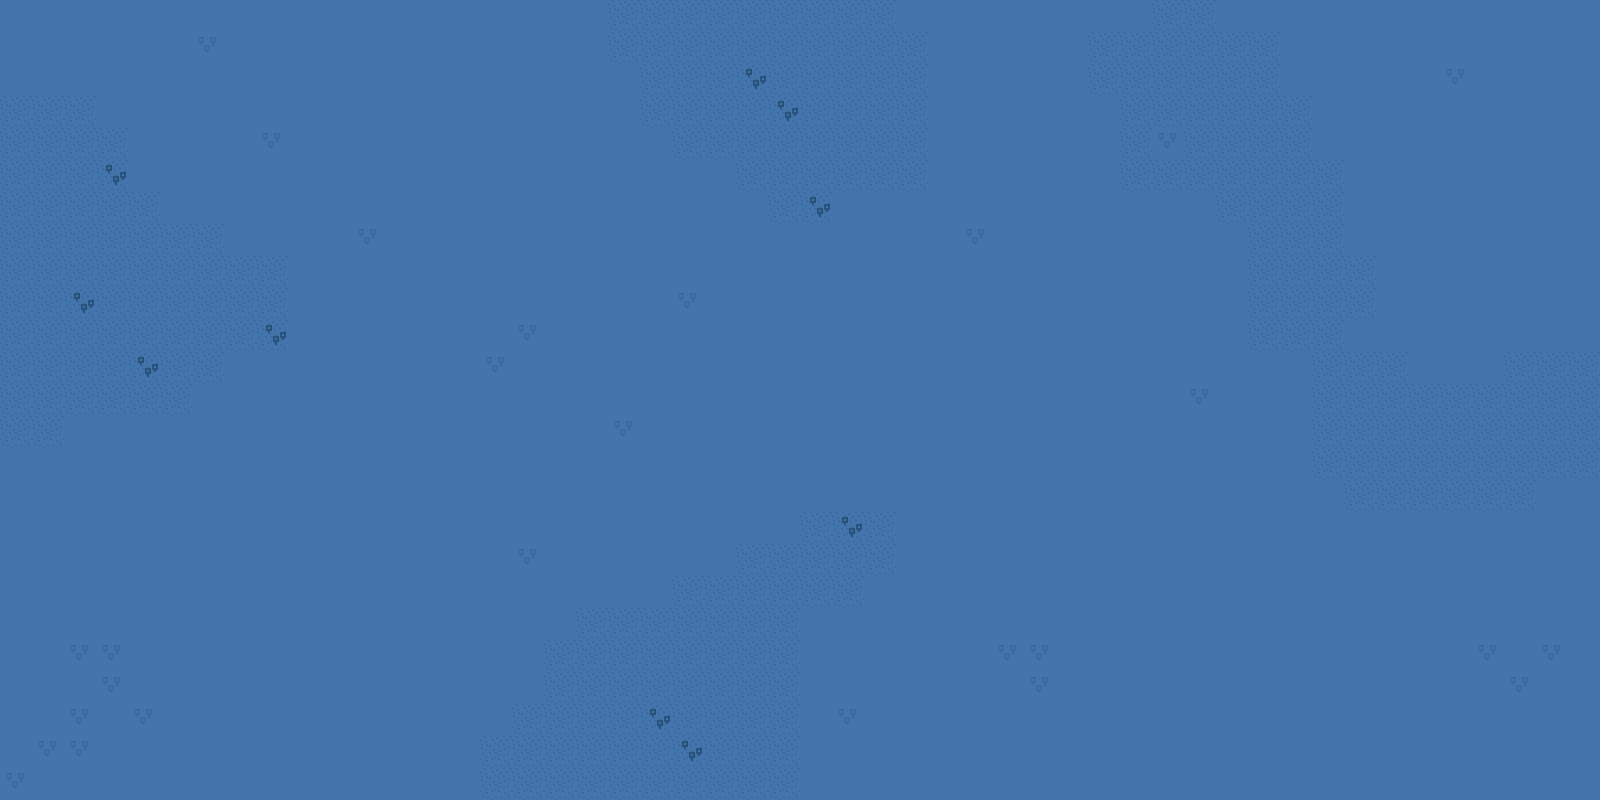

This game map was drawn from its Tiled (.tmx) file and the tilesets committed beside it. A one-line description and the trimmed map source follow:
An orthogonal 50x25 tile map with 32x32 px tiles, 2 tile layers (ground, walls).

<map version="1.0" tiledversion="1.0.3" orientation="orthogonal" renderorder="right-down" width="50" height="25" tilewidth="32" tileheight="32" nextobjectid="1">
 <tileset firstgid="1" name="tileset-extrusion" tilewidth="32" tileheight="32" spacing="2" margin="1" tilecount="64" columns="8">
  <properties>
   <property name="collision" type="bool" value="false" />
  </properties>
  <image source="../images/tileset-extrusion.png" width="272" height="272" />
  <tile id="0">
   <properties>
    <property name="collision" type="bool" value="false" />
   </properties>
  </tile>
  <tile id="1">
   <properties>
    <property name="collision" type="bool" value="false" />
   </properties>
  </tile>
  <tile id="2">
   <properties>
    <property name="collision" type="bool" value="false" />
   </properties>
  </tile>
  <tile id="3">
   <properties>
    <property name="collision" type="bool" value="false" />
   </properties>
  </tile>
  <tile id="4">
   <properties>
    <property name="collision" type="bool" value="false" />
   </properties>
  </tile>
  <tile id="5">
   <properties>
    <property name="collision" type="bool" value="false" />
   </properties>
  </tile>
  <tile id="6">
   <properties>
    <property name="collision" type="bool" value="true" />
   </properties>
  </tile>
  <tile id="7">
   <properties>
    <property name="collision" type="bool" value="false" />
   </properties>
  </tile>
  <tile id="8">
   <properties>
    <property name="collision" type="bool" value="true" />
   </properties>
  </tile>
  <tile id="9">
   <properties>
    <property name="collision" type="bool" value="false" />
   </properties>
  </tile>
  <tile id="10">
   <properties>
    <property name="collision" type="bool" value="false" />
   </properties>
  </tile>
  <tile id="11">
   <properties>
    <property name="collision" type="bool" value="false" />
   </properties>
  </tile>
  <tile id="12">
   <properties>
    <property name="collision" type="bool" value="false" />
   </properties>
  </tile>
  <tile id="13">
   <properties>
    <property name="collision" type="bool" value="false" />
   </properties>
  </tile>
  <tile id="14">
   <properties>
    <property name="collision" type="bool" value="false" />
   </properties>
  </tile>
  <tile id="15">
   <properties>
    <property name="collision" type="bool" value="false" />
   </properties>
  </tile>
  <tile id="16">
   <properties>
    <property name="collision" type="bool" value="true" />
   </properties>
  </tile>
  <tile id="17">
   <properties>
    <property name="collision" type="bool" value="false" />
   </properties>
  </tile>
  <tile id="18">
   <properties>
    <property name="collision" type="bool" value="false" />
   </properties>
  </tile>
  <tile id="19">
   <properties>
    <property name="collision" type="bool" value="false" />
   </properties>
  </tile>
  <tile id="20">
   <properties>
    <property name="collision" type="bool" value="false" />
   </properties>
  </tile>
  <tile id="21">
   <properties>
    <property name="collision" type="bool" value="false" />
   </properties>
  </tile>
  <tile id="22">
   <properties>
    <property name="collision" type="bool" value="false" />
   </properties>
  </tile>
  <tile id="23">
   <properties>
    <property name="collision" type="bool" value="false" />
   </properties>
  </tile>
  <tile id="24">
   <properties>
    <property name="collision" type="bool" value="true" />
   </properties>
  </tile>
  <tile id="25">
   <properties>
    <property name="collision" type="bool" value="true" />
   </properties>
  </tile>
  <tile id="26">
   <properties>
    <property name="collision" type="bool" value="false" />
   </properties>
  </tile>
  <tile id="27">
   <properties>
    <property name="collision" type="bool" value="false" />
   </properties>
  </tile>
  <tile id="28">
   <properties>
    <property name="collision" type="bool" value="false" />
   </properties>
  </tile>
  <tile id="29">
   <properties>
    <property name="collision" type="bool" value="false" />
   </properties>
  </tile>
  <tile id="30">
   <properties>
    <property name="collision" type="bool" value="false" />
   </properties>
  </tile>
  <tile id="31">
   <properties>
    <property name="collision" type="bool" value="false" />
   </properties>
  </tile>
  <tile id="32">
   <properties>
    <property name="collision" type="bool" value="false" />
   </properties>
  </tile>
  <tile id="33">
   <properties>
    <property name="collision" type="bool" value="false" />
   </properties>
  </tile>
  <tile id="34">
   <properties>
    <property name="collision" type="bool" value="false" />
   </properties>
  </tile>
  <tile id="35">
   <properties>
    <property name="collision" type="bool" value="false" />
   </properties>
  </tile>
  <tile id="36">
   <properties>
    <property name="collision" type="bool" value="false" />
   </properties>
  </tile>
  <tile id="37">
   <properties>
    <property name="collision" type="bool" value="false" />
   </properties>
  </tile>
  <tile id="38">
   <properties>
    <property name="collision" type="bool" value="false" />
   </properties>
  </tile>
  <tile id="39">
   <properties>
    <property name="collision" type="bool" value="false" />
   </properties>
  </tile>
  <tile id="40">
   <properties>
    <property name="collision" type="bool" value="false" />
   </properties>
  </tile>
  <tile id="41">
   <properties>
    <property name="collision" type="bool" value="false" />
   </properties>
  </tile>
  <tile id="42">
   <properties>
    <property name="collision" type="bool" value="false" />
   </properties>
  </tile>
  <tile id="43">
   <properties>
    <property name="collision" type="bool" value="false" />
   </properties>
  </tile>
  <tile id="44">
   <properties>
    <property name="collision" type="bool" value="false" />
   </properties>
  </tile>
  <tile id="45">
   <properties>
    <property name="collision" type="bool" value="false" />
   </properties>
  </tile>
  <tile id="46">
   <properties>
    <property name="collision" type="bool" value="false" />
   </properties>
  </tile>
  <tile id="47">
   <properties>
    <property name="collision" type="bool" value="false" />
   </properties>
  </tile>
  <tile id="48">
   <properties>
    <property name="collision" type="bool" value="false" />
   </properties>
  </tile>
  <tile id="49">
   <properties>
    <property name="collision" type="bool" value="false" />
   </properties>
  </tile>
  <tile id="50">
   <properties>
    <property name="collision" type="bool" value="false" />
   </properties>
  </tile>
  <tile id="51">
   <properties>
    <property name="collision" type="bool" value="false" />
   </properties>
  </tile>
  <tile id="52">
   <properties>
    <property name="collision" type="bool" value="false" />
   </properties>
  </tile>
  <tile id="53">
   <properties>
    <property name="collision" type="bool" value="false" />
   </properties>
  </tile>
  <tile id="54">
   <properties>
    <property name="collision" type="bool" value="false" />
   </properties>
  </tile>
  <tile id="55">
   <properties>
    <property name="collision" type="bool" value="false" />
   </properties>
  </tile>
  <tile id="56">
   <properties>
    <property name="collision" type="bool" value="false" />
   </properties>
  </tile>
  <tile id="57">
   <properties>
    <property name="collision" type="bool" value="false" />
   </properties>
  </tile>
  <tile id="58">
   <properties>
    <property name="collision" type="bool" value="false" />
   </properties>
  </tile>
  <tile id="59">
   <properties>
    <property name="collision" type="bool" value="false" />
   </properties>
  </tile>
  <tile id="60">
   <properties>
    <property name="collision" type="bool" value="false" />
   </properties>
  </tile>
  <tile id="61">
   <properties>
    <property name="collision" type="bool" value="false" />
   </properties>
  </tile>
  <tile id="62">
   <properties>
    <property name="collision" type="bool" value="false" />
   </properties>
  </tile>
  <tile id="63">
   <properties>
    <property name="collision" type="bool" value="false" />
   </properties>
  </tile>
 </tileset>
 <layer name="ground" width="50" height="25">
  <data>[1250 cells, 1250 non-empty, 4 distinct tile ids]</data>
 </layer>
 <layer name="walls" width="50" height="25">
  <data>[1250 cells, 0 non-empty, 0 distinct tile ids]</data>
 </layer>
</map>
